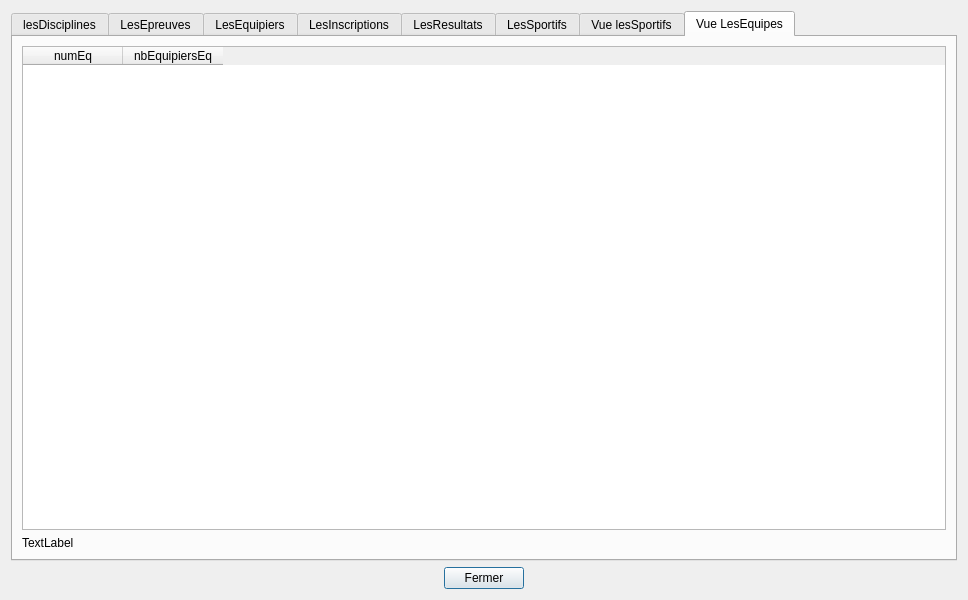
<?xml version="1.0" encoding="UTF-8"?>
<ui version="4.0">
 <class>tablesData</class>
 <widget class="QDialog" name="tablesData">
  <property name="geometry">
   <rect>
    <x>0</x>
    <y>0</y>
    <width>968</width>
    <height>600</height>
   </rect>
  </property>
  <property name="sizePolicy">
   <sizepolicy hsizetype="Preferred" vsizetype="Preferred">
    <horstretch>0</horstretch>
    <verstretch>0</verstretch>
   </sizepolicy>
  </property>
  <property name="minimumSize">
   <size>
    <width>0</width>
    <height>0</height>
   </size>
  </property>
  <property name="windowTitle">
   <string>BD JO</string>
  </property>
  <layout class="QVBoxLayout" name="verticalLayout">
   <item>
    <widget class="QTabWidget" name="tabWidget">
     <property name="currentIndex">
      <number>7</number>
     </property>
     <widget class="QWidget" name="tabDisciplines">
      <attribute name="title">
       <string>lesDisciplines</string>
      </attribute>
      <layout class="QVBoxLayout" name="verticalLayout_3">
       <item>
        <widget class="QTableWidget" name="tableDisciplines">
         <column>
          <property name="text">
           <string>nomDi</string>
          </property>
         </column>
        </widget>
       </item>
       <item>
        <widget class="QLabel" name="label_disciplines">
         <property name="text">
          <string/>
         </property>
        </widget>
       </item>
      </layout>
     </widget>
     <widget class="QWidget" name="tabEpreuves">
      <attribute name="title">
       <string>LesEpreuves</string>
      </attribute>
      <layout class="QVBoxLayout" name="verticalLayout_2">
       <item>
        <widget class="QTableWidget" name="tableEpreuves">
         <property name="sizePolicy">
          <sizepolicy hsizetype="Expanding" vsizetype="Expanding">
           <horstretch>0</horstretch>
           <verstretch>0</verstretch>
          </sizepolicy>
         </property>
         <property name="minimumSize">
          <size>
           <width>0</width>
           <height>400</height>
          </size>
         </property>
         <property name="baseSize">
          <size>
           <width>0</width>
           <height>0</height>
          </size>
         </property>
         <property name="layoutDirection">
          <enum>Qt::LeftToRight</enum>
         </property>
         <property name="sizeAdjustPolicy">
          <enum>QAbstractScrollArea::AdjustToContents</enum>
         </property>
         <property name="sortingEnabled">
          <bool>true</bool>
         </property>
         <property name="columnCount">
          <number>7</number>
         </property>
         <attribute name="horizontalHeaderCascadingSectionResizes">
          <bool>true</bool>
         </attribute>
         <attribute name="horizontalHeaderDefaultSectionSize">
          <number>150</number>
         </attribute>
         <attribute name="horizontalHeaderHighlightSections">
          <bool>true</bool>
         </attribute>
         <attribute name="horizontalHeaderMinimumSectionSize">
          <number>50</number>
         </attribute>
         <attribute name="horizontalHeaderShowSortIndicator" stdset="0">
          <bool>true</bool>
         </attribute>
         <attribute name="horizontalHeaderStretchLastSection">
          <bool>true</bool>
         </attribute>
         <attribute name="verticalHeaderVisible">
          <bool>false</bool>
         </attribute>
         <column>
          <property name="text">
           <string>numEp</string>
          </property>
         </column>
         <column>
          <property name="text">
           <string>nomEp</string>
          </property>
         </column>
         <column>
          <property name="text">
           <string>formeEp</string>
          </property>
         </column>
         <column>
          <property name="text">
           <string>categorieEp</string>
          </property>
         </column>
         <column>
          <property name="text">
           <string>nbSportifsEp</string>
          </property>
         </column>
         <column>
          <property name="text">
           <string>nomDi</string>
          </property>
         </column>
         <column>
          <property name="text">
           <string>dateEp</string>
          </property>
         </column>
        </widget>
       </item>
       <item>
        <widget class="QLabel" name="label_epreuves">
         <property name="palette">
          <palette>
           <active>
            <colorrole role="WindowText">
             <brush brushstyle="SolidPattern">
              <color alpha="255">
               <red>255</red>
               <green>0</green>
               <blue>0</blue>
              </color>
             </brush>
            </colorrole>
           </active>
           <inactive>
            <colorrole role="WindowText">
             <brush brushstyle="SolidPattern">
              <color alpha="255">
               <red>255</red>
               <green>0</green>
               <blue>0</blue>
              </color>
             </brush>
            </colorrole>
           </inactive>
           <disabled>
            <colorrole role="WindowText">
             <brush brushstyle="SolidPattern">
              <color alpha="255">
               <red>120</red>
               <green>120</green>
               <blue>120</blue>
              </color>
             </brush>
            </colorrole>
           </disabled>
          </palette>
         </property>
         <property name="text">
          <string/>
         </property>
         <property name="scaledContents">
          <bool>true</bool>
         </property>
         <property name="alignment">
          <set>Qt::AlignCenter</set>
         </property>
        </widget>
       </item>
      </layout>
     </widget>
     <widget class="QWidget" name="tabEquipiers">
      <attribute name="title">
       <string>LesEquipiers</string>
      </attribute>
      <layout class="QVBoxLayout" name="verticalLayout_4">
       <item>
        <widget class="QTableWidget" name="tableEquipiers">
         <property name="sizePolicy">
          <sizepolicy hsizetype="Expanding" vsizetype="Expanding">
           <horstretch>0</horstretch>
           <verstretch>0</verstretch>
          </sizepolicy>
         </property>
         <property name="minimumSize">
          <size>
           <width>0</width>
           <height>400</height>
          </size>
         </property>
         <property name="baseSize">
          <size>
           <width>0</width>
           <height>0</height>
          </size>
         </property>
         <property name="columnCount">
          <number>2</number>
         </property>
         <attribute name="horizontalHeaderDefaultSectionSize">
          <number>200</number>
         </attribute>
         <attribute name="horizontalHeaderMinimumSectionSize">
          <number>50</number>
         </attribute>
         <attribute name="horizontalHeaderStretchLastSection">
          <bool>true</bool>
         </attribute>
         <attribute name="verticalHeaderVisible">
          <bool>false</bool>
         </attribute>
         <column>
          <property name="text">
           <string>numEq</string>
          </property>
         </column>
         <column>
          <property name="text">
           <string>numSp</string>
          </property>
         </column>
        </widget>
       </item>
       <item>
        <widget class="QLabel" name="label_equipiers">
         <property name="palette">
          <palette>
           <active>
            <colorrole role="WindowText">
             <brush brushstyle="SolidPattern">
              <color alpha="255">
               <red>255</red>
               <green>0</green>
               <blue>0</blue>
              </color>
             </brush>
            </colorrole>
           </active>
           <inactive>
            <colorrole role="WindowText">
             <brush brushstyle="SolidPattern">
              <color alpha="255">
               <red>255</red>
               <green>0</green>
               <blue>0</blue>
              </color>
             </brush>
            </colorrole>
           </inactive>
           <disabled>
            <colorrole role="WindowText">
             <brush brushstyle="SolidPattern">
              <color alpha="255">
               <red>120</red>
               <green>120</green>
               <blue>120</blue>
              </color>
             </brush>
            </colorrole>
           </disabled>
          </palette>
         </property>
         <property name="text">
          <string/>
         </property>
         <property name="alignment">
          <set>Qt::AlignCenter</set>
         </property>
        </widget>
       </item>
      </layout>
     </widget>
     <widget class="QWidget" name="tabInscriptions">
      <attribute name="title">
       <string>LesInscriptions</string>
      </attribute>
      <layout class="QVBoxLayout" name="verticalLayout_5">
       <item>
        <widget class="QTableWidget" name="tableInscriptions">
         <attribute name="horizontalHeaderDefaultSectionSize">
          <number>200</number>
         </attribute>
         <attribute name="horizontalHeaderMinimumSectionSize">
          <number>50</number>
         </attribute>
         <attribute name="horizontalHeaderStretchLastSection">
          <bool>true</bool>
         </attribute>
         <attribute name="verticalHeaderVisible">
          <bool>false</bool>
         </attribute>
         <column>
          <property name="text">
           <string>numIn</string>
          </property>
         </column>
         <column>
          <property name="text">
           <string>numEp</string>
          </property>
         </column>
        </widget>
       </item>
       <item>
        <widget class="QLabel" name="label_inscriptions">
         <property name="palette">
          <palette>
           <active>
            <colorrole role="WindowText">
             <brush brushstyle="SolidPattern">
              <color alpha="255">
               <red>255</red>
               <green>0</green>
               <blue>0</blue>
              </color>
             </brush>
            </colorrole>
           </active>
           <inactive>
            <colorrole role="WindowText">
             <brush brushstyle="SolidPattern">
              <color alpha="255">
               <red>255</red>
               <green>0</green>
               <blue>0</blue>
              </color>
             </brush>
            </colorrole>
           </inactive>
           <disabled>
            <colorrole role="WindowText">
             <brush brushstyle="SolidPattern">
              <color alpha="255">
               <red>120</red>
               <green>120</green>
               <blue>120</blue>
              </color>
             </brush>
            </colorrole>
           </disabled>
          </palette>
         </property>
         <property name="text">
          <string/>
         </property>
         <property name="alignment">
          <set>Qt::AlignCenter</set>
         </property>
        </widget>
       </item>
      </layout>
     </widget>
     <widget class="QWidget" name="tabResultats">
      <attribute name="title">
       <string>LesResultats</string>
      </attribute>
      <layout class="QVBoxLayout" name="verticalLayout_6">
       <item>
        <widget class="QTableWidget" name="tableResultats">
         <attribute name="horizontalHeaderDefaultSectionSize">
          <number>200</number>
         </attribute>
         <attribute name="horizontalHeaderMinimumSectionSize">
          <number>50</number>
         </attribute>
         <attribute name="horizontalHeaderStretchLastSection">
          <bool>true</bool>
         </attribute>
         <attribute name="verticalHeaderVisible">
          <bool>false</bool>
         </attribute>
         <column>
          <property name="text">
           <string>numEp</string>
          </property>
         </column>
         <column>
          <property name="text">
           <string>gold</string>
          </property>
         </column>
         <column>
          <property name="text">
           <string>silver</string>
          </property>
         </column>
         <column>
          <property name="text">
           <string>bronze</string>
          </property>
         </column>
        </widget>
       </item>
       <item>
        <widget class="QLabel" name="label_resultats">
         <property name="palette">
          <palette>
           <active>
            <colorrole role="WindowText">
             <brush brushstyle="SolidPattern">
              <color alpha="255">
               <red>255</red>
               <green>0</green>
               <blue>0</blue>
              </color>
             </brush>
            </colorrole>
           </active>
           <inactive>
            <colorrole role="WindowText">
             <brush brushstyle="SolidPattern">
              <color alpha="255">
               <red>255</red>
               <green>0</green>
               <blue>0</blue>
              </color>
             </brush>
            </colorrole>
           </inactive>
           <disabled>
            <colorrole role="WindowText">
             <brush brushstyle="SolidPattern">
              <color alpha="255">
               <red>120</red>
               <green>120</green>
               <blue>120</blue>
              </color>
             </brush>
            </colorrole>
           </disabled>
          </palette>
         </property>
         <property name="text">
          <string/>
         </property>
         <property name="alignment">
          <set>Qt::AlignCenter</set>
         </property>
        </widget>
       </item>
      </layout>
     </widget>
     <widget class="QWidget" name="tabSportifs">
      <attribute name="title">
       <string>LesSportifs</string>
      </attribute>
      <layout class="QVBoxLayout" name="verticalLayout_7">
       <item>
        <widget class="QTableWidget" name="tableSportifs">
         <attribute name="horizontalHeaderDefaultSectionSize">
          <number>110</number>
         </attribute>
         <attribute name="horizontalHeaderMinimumSectionSize">
          <number>50</number>
         </attribute>
         <attribute name="horizontalHeaderStretchLastSection">
          <bool>true</bool>
         </attribute>
         <attribute name="verticalHeaderVisible">
          <bool>false</bool>
         </attribute>
         <column>
          <property name="text">
           <string>numSp</string>
          </property>
         </column>
         <column>
          <property name="text">
           <string>nomSp</string>
          </property>
         </column>
         <column>
          <property name="text">
           <string>prenomSp</string>
          </property>
         </column>
         <column>
          <property name="text">
           <string>pays</string>
          </property>
         </column>
         <column>
          <property name="text">
           <string>categorieSp</string>
          </property>
         </column>
         <column>
          <property name="text">
           <string>dateNaisSp</string>
          </property>
         </column>
        </widget>
       </item>
       <item>
        <widget class="QLabel" name="label_sportifs">
         <property name="palette">
          <palette>
           <active>
            <colorrole role="WindowText">
             <brush brushstyle="SolidPattern">
              <color alpha="255">
               <red>255</red>
               <green>0</green>
               <blue>0</blue>
              </color>
             </brush>
            </colorrole>
           </active>
           <inactive>
            <colorrole role="WindowText">
             <brush brushstyle="SolidPattern">
              <color alpha="255">
               <red>255</red>
               <green>0</green>
               <blue>0</blue>
              </color>
             </brush>
            </colorrole>
           </inactive>
           <disabled>
            <colorrole role="WindowText">
             <brush brushstyle="SolidPattern">
              <color alpha="255">
               <red>120</red>
               <green>120</green>
               <blue>120</blue>
              </color>
             </brush>
            </colorrole>
           </disabled>
          </palette>
         </property>
         <property name="text">
          <string/>
         </property>
         <property name="alignment">
          <set>Qt::AlignCenter</set>
         </property>
        </widget>
       </item>
      </layout>
     </widget>
     <widget class="QWidget" name="tab_vue_lesSportifs">
      <attribute name="title">
       <string>Vue lesSportifs</string>
      </attribute>
      <layout class="QVBoxLayout" name="verticalLayout_8">
       <item>
        <widget class="QTableWidget" name="vueSportifs">
         <column>
          <property name="text">
           <string>numSp</string>
          </property>
         </column>
         <column>
          <property name="text">
           <string>nomSp</string>
          </property>
         </column>
         <column>
          <property name="text">
           <string>prenomSp</string>
          </property>
         </column>
         <column>
          <property name="text">
           <string>pays</string>
          </property>
         </column>
         <column>
          <property name="text">
           <string>categorieSp</string>
          </property>
         </column>
         <column>
          <property name="text">
           <string>dateNaisSp</string>
          </property>
         </column>
         <column>
          <property name="text">
           <string>ageSp</string>
          </property>
         </column>
        </widget>
       </item>
       <item>
        <widget class="QLabel" name="label_vue_sportifs">
         <property name="text">
          <string/>
         </property>
        </widget>
       </item>
      </layout>
     </widget>
     <widget class="QWidget" name="tab_vu_lesEquipes">
      <attribute name="title">
       <string>Vue LesEquipes</string>
      </attribute>
      <layout class="QVBoxLayout" name="verticalLayout_9">
       <item>
        <widget class="QTableWidget" name="vueEquipes">
         <column>
          <property name="text">
           <string>numEq</string>
          </property>
         </column>
         <column>
          <property name="text">
           <string>nbEquipiersEq</string>
          </property>
         </column>
        </widget>
       </item>
       <item>
        <widget class="QLabel" name="label_vue_equipes">
         <property name="text">
          <string>TextLabel</string>
         </property>
        </widget>
       </item>
      </layout>
     </widget>
    </widget>
   </item>
   <item>
    <layout class="QHBoxLayout" name="horizontalLayout">
     <item>
      <spacer name="horizontalSpacer">
       <property name="orientation">
        <enum>Qt::Horizontal</enum>
       </property>
       <property name="sizeHint" stdset="0">
        <size>
         <width>40</width>
         <height>20</height>
        </size>
       </property>
      </spacer>
     </item>
     <item>
      <widget class="QPushButton" name="pushButton">
       <property name="text">
        <string>Fermer</string>
       </property>
      </widget>
     </item>
     <item>
      <spacer name="horizontalSpacer_2">
       <property name="orientation">
        <enum>Qt::Horizontal</enum>
       </property>
       <property name="sizeHint" stdset="0">
        <size>
         <width>40</width>
         <height>20</height>
        </size>
       </property>
      </spacer>
     </item>
    </layout>
   </item>
  </layout>
 </widget>
 <resources/>
 <connections>
  <connection>
   <sender>pushButton</sender>
   <signal>clicked()</signal>
   <receiver>tablesData</receiver>
   <slot>close()</slot>
   <hints>
    <hint type="sourcelabel">
     <x>360</x>
     <y>575</y>
    </hint>
    <hint type="destinationlabel">
     <x>323</x>
     <y>169</y>
    </hint>
   </hints>
  </connection>
 </connections>
 <slots>
  <slot>refreshSpectaclesData()</slot>
  <slot>refreshZonesData()</slot>
  <slot>refreshRepresentationsData()</slot>
 </slots>
</ui>
